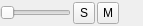
<?xml version="1.0" encoding="UTF-8"?>
<ui version="4.0">
 <class>MixerTreeRowWidget</class>
 <widget class="QWidget" name="MixerTreeRowWidget">
  <property name="geometry">
   <rect>
    <x>0</x>
    <y>0</y>
    <width>143</width>
    <height>26</height>
   </rect>
  </property>
  <property name="minimumSize">
   <size>
    <width>0</width>
    <height>26</height>
   </size>
  </property>
  <property name="maximumSize">
   <size>
    <width>16777215</width>
    <height>27</height>
   </size>
  </property>
  <property name="accessibleName">
   <string>Instrument volume control</string>
  </property>
  <layout class="QHBoxLayout" name="horizontalLayout">
   <property name="spacing">
    <number>2</number>
   </property>
   <property name="leftMargin">
    <number>0</number>
   </property>
   <property name="topMargin">
    <number>0</number>
   </property>
   <property name="rightMargin">
    <number>4</number>
   </property>
   <property name="bottomMargin">
    <number>0</number>
   </property>
   <item alignment="Qt::AlignmentFlag::AlignVCenter">
    <widget class="Ms::MixerSlider" name="trackSlider">
     <property name="sizePolicy">
      <sizepolicy hsizetype="Expanding" vsizetype="Preferred">
       <horstretch>0</horstretch>
       <verstretch>0</verstretch>
      </sizepolicy>
     </property>
     <property name="maximumSize">
      <size>
       <width>16777215</width>
       <height>24</height>
      </size>
     </property>
     <property name="accessibleName">
      <string>Volume</string>
     </property>
     <property name="maximum">
      <number>127</number>
     </property>
     <property name="orientation">
      <enum>Qt::Orientation::Horizontal</enum>
     </property>
     <property name="tickPosition">
      <enum>QSlider::TickPosition::NoTicks</enum>
     </property>
    </widget>
   </item>
   <item>
    <widget class="QToolButton" name="soloButton">
     <property name="minimumSize">
      <size>
       <width>22</width>
       <height>22</height>
      </size>
     </property>
     <property name="maximumSize">
      <size>
       <width>22</width>
       <height>22</height>
      </size>
     </property>
     <property name="font">
      <font>
       <pointsize>9</pointsize>
      </font>
     </property>
     <property name="toolTip">
      <string>Solo</string>
     </property>
     <property name="accessibleName">
      <string>Solo</string>
     </property>
     <property name="text">
      <string>S</string>
     </property>
     <property name="iconSize">
      <size>
       <width>16</width>
       <height>16</height>
      </size>
     </property>
     <property name="checkable">
      <bool>true</bool>
     </property>
     <property name="checked">
      <bool>false</bool>
     </property>
     <property name="toolButtonStyle">
      <enum>Qt::ToolButtonStyle::ToolButtonTextOnly</enum>
     </property>
    </widget>
   </item>
   <item>
    <widget class="QToolButton" name="muteButton">
     <property name="minimumSize">
      <size>
       <width>22</width>
       <height>22</height>
      </size>
     </property>
     <property name="maximumSize">
      <size>
       <width>22</width>
       <height>22</height>
      </size>
     </property>
     <property name="font">
      <font>
       <pointsize>9</pointsize>
      </font>
     </property>
     <property name="toolTip">
      <string>Mute</string>
     </property>
     <property name="accessibleName">
      <string>Mute</string>
     </property>
     <property name="text">
      <string>M</string>
     </property>
     <property name="iconSize">
      <size>
       <width>16</width>
       <height>16</height>
      </size>
     </property>
     <property name="checkable">
      <bool>true</bool>
     </property>
     <property name="checked">
      <bool>false</bool>
     </property>
     <property name="toolButtonStyle">
      <enum>Qt::ToolButtonStyle::ToolButtonTextOnly</enum>
     </property>
    </widget>
   </item>
   <item>
    <widget class="Awl::ColorLabel" name="colorChooser">
     <property name="minimumSize">
      <size>
       <width>18</width>
       <height>18</height>
      </size>
     </property>
     <property name="maximumSize">
      <size>
       <width>18</width>
       <height>18</height>
      </size>
     </property>
    </widget>
   </item>
  </layout>
 </widget>
 <customwidgets>
  <customwidget>
   <class>Ms::MixerSlider</class>
   <extends>QSlider</extends>
   <header>mixerslider.h</header>
  </customwidget>
  <customwidget>
   <class>Awl::ColorLabel</class>
   <extends>QFrame</extends>
   <header>awl/colorlabel.h</header>
   <container>1</container>
  </customwidget>
 </customwidgets>
 <resources>
  <include location="../musescore.qrc"/>
 </resources>
 <connections/>
</ui>
